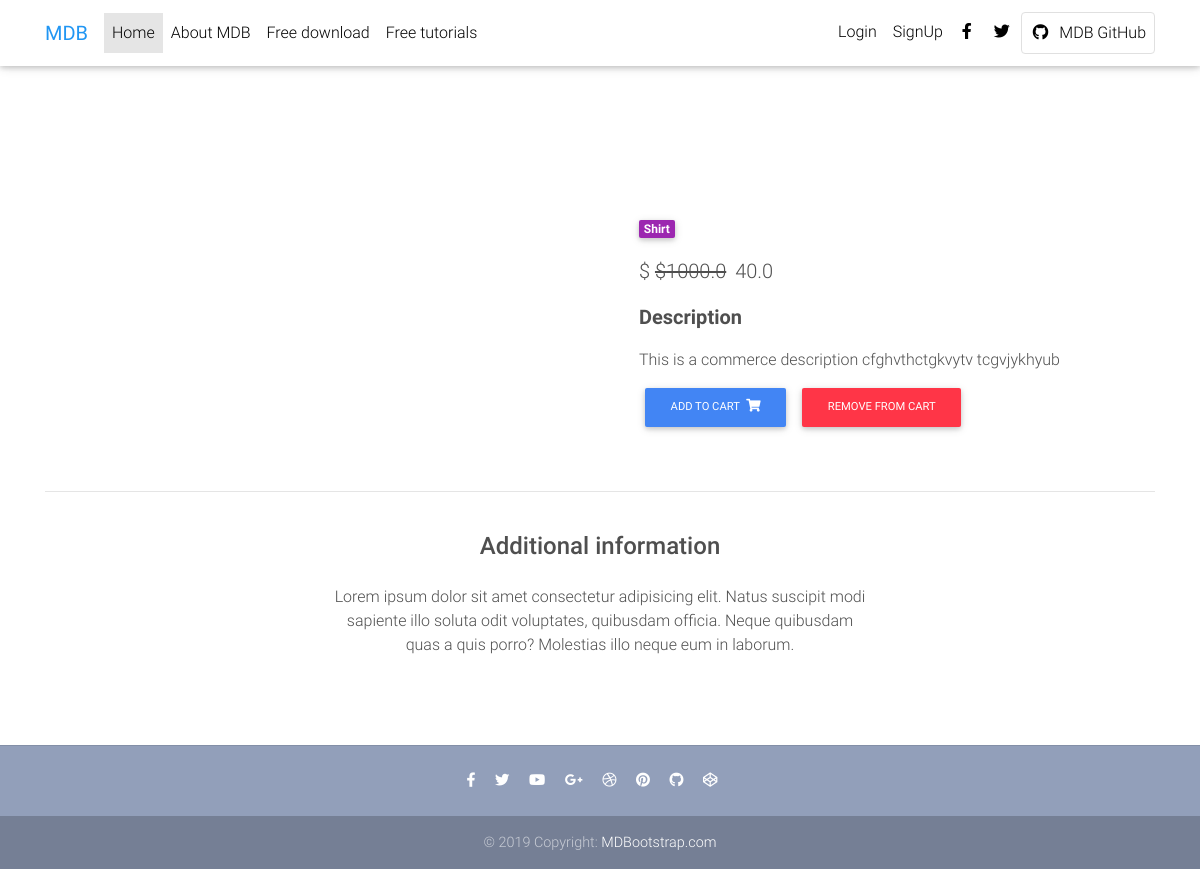
The app's page /product/test-product-1/ with its own data.
### ecommerce/models.py (models this page shows, shortened)
class Item(models.Model):
    title = models.CharField(max_length=100)
    price = models.FloatField()
    discount_price = models.FloatField(blank=True, null=True)
    category = models.CharField(choices=CATEGORY_CHOICES, max_length=2)
    label = models.CharField(choices=LABEL_CHOICES, max_length=1)
    slug = models.SlugField()
    description = models.TextField()
    image = models.ImageField()
    def get_add_to_cart_url(self):
        return reverse("add-to-cart", kwargs={
            'slug': self.slug
        })
    def get_remove_from_cart_url(self):
        return reverse("remove-from-cart", kwargs={
            'slug': self.slug
        })

### ecommerce/views.py (the view)
# urls.py: path('product/<slug>/', ItemDetailView.as_view(), name='product'),
class ItemDetailView(DetailView):
    model = Item
    template_name = "product-page.html"
    context_object_name = "item"

### templates/product-page.html (shortened to what this page needs)
{% extends 'base.html' %}
{% load static %}
{% block content %}
  <main class="mt-5 pt-4">
    <div class="container dark-grey-text mt-5">
      <div class="row wow fadeIn">
        <div class="col-md-6 mb-4">
        </div>
        <div class="col-md-6 mb-4">
          <div class="p-4">
            <div class="mb-3">
              <a href="">
                <span class="badge purple mr-1">{{ item.get_category_display }}</span>
              </a>
            </div>
            <p class="lead">
              <span>$
                   {% if item.discount_price %}
                       <span class="mr-1">
                <del>${{ item.price }}</del>
              </span>
                      <span>{{ item.discount_price }}</span>
                      {% else %}
                     <span>{{ item.price }}</span>
                      {% endif %}
              </span>
            </p>
            <p class="lead font-weight-bold">Description</p>
            <p>{{ item.description  }}</p>
          <a href="{{ item.get_add_to_cart_url }}" class="btn btn-primary btn-md my-0 p">Add to cart
                <i class="fas fa-shopping-cart ml-1"></i>
              </a>
         <a href="{{ item.get_remove_from_cart_url }}" class="btn btn-danger btn-md my-0 p">Remove From cart
              </a>
          </div>
        </div>
      </div>
      <hr>
      <div class="row d-flex justify-content-center wow fadeIn">
        <div class="col-md-6 text-center">
          <h4 class="my-4 h4">Additional information</h4>
          <p>Lorem ipsum dolor sit amet consectetur adipisicing elit. Natus suscipit modi sapiente illo soluta odit
            voluptates,
            quibusdam officia. Neque quibusdam quas a quis porro? Molestias illo neque eum in laborum.</p>
        </div>
      </div>
      <div class="row wow fadeIn">
        <div class="col-lg-4 col-md-12 mb-4">
        </div>
        <div class="col-lg-4 col-md-6 mb-4">
        </div>
        <div class="col-lg-4 col-md-6 mb-4">
        </div>
      </div>
    </div>
  </main>
  {% endblock content %}

### templates/base.html (style rules this page uses)
html, body, header, .carousel { height: 60vh; }

### records on screen
Item: category "Shirt", price "1000.0", discount_price "40.0", description "This is a commerce description cfghvthctgkvytv tcgvjykhyub"
